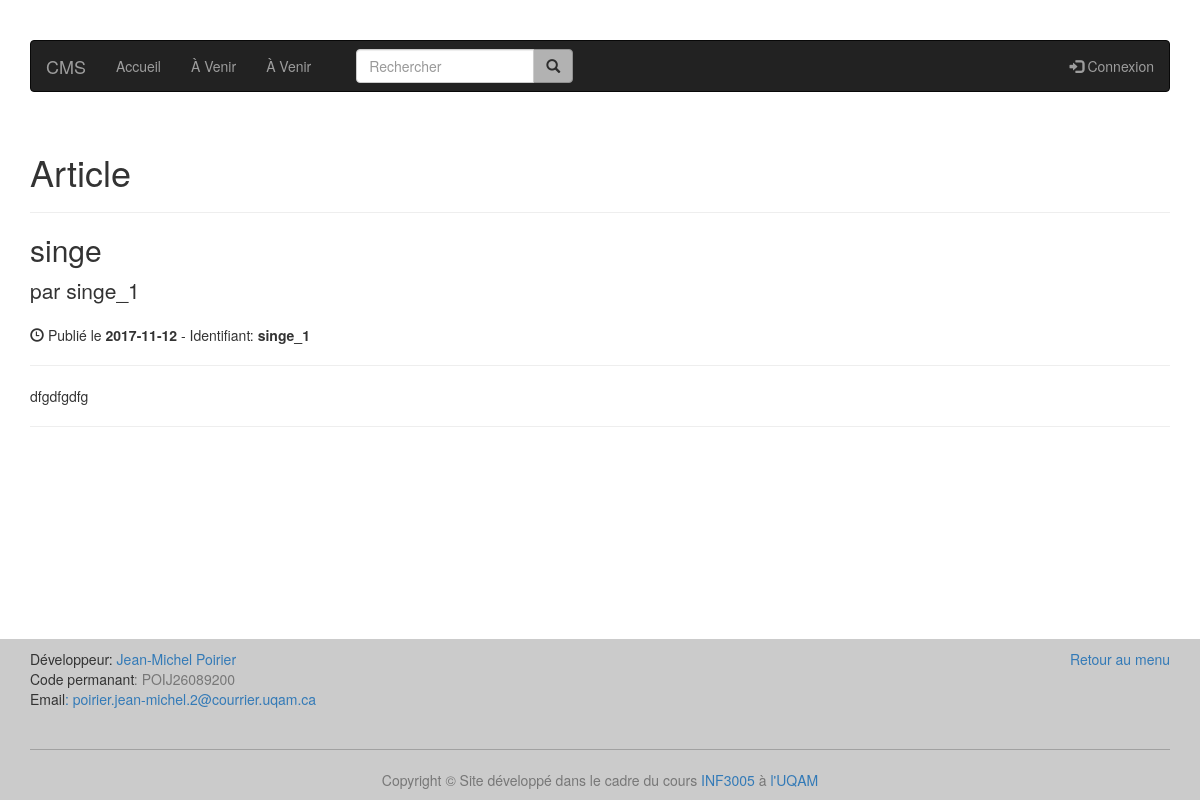
Page /article/singe_1 on the committed database.
### tables this page shows
CREATE TABLE article (
  id integer primary key,
  titre varchar(100),
  identifiant varchar(50),
  auteur varchar(100),
  date_publication text,
  paragraphe varchar(500)
);

### index.py (the view)
@app.route('/article/<ident>')
def article_page(ident):
    article = get_db().get_article(ident)
    username = username_session()
    if article is None:
        return render_template('404.html', username=username), 404
    else:
        return render_template('article.html', article=article, username=username)

### article.py (called while the page is built)
    def get_article(self, ident):
        cursor = self.get_connection_row().cursor()
        cursor.execute("SELECT id, titre, identifiant, auteur, "
                       "date_publication, paragraphe "
                       "FROM article WHERE date_publication < date('now')"
                       "AND identifiant = ?", (ident,))
        article = cursor.fetchone()
        return article

### database.py (called while the page is built)
    def get_connection_row(self):
        if self.connection is None:
            self.connection = sqlite3.connect('db/db.db')
            self.connection.row_factory = sqlite3.Row
        return self.connection

    def disconnect(self):
        if self.connection is not None:
            self.connection.close()

### index.py (called while the page is built)
def get_db():
    db = getattr(g, '_database', None)
    if db is None:
        g._database = Article()
    return g._database

@app.teardown_appcontext
def close_connection(exception):
    db = getattr(g, '_database', None)
    if db is not None:
        db.disconnect()

def username_session():
    username = None
    if "id" in session:
        username = get_db().get_session(session["id"])
    return username

### templates/article.html (shortened to what this page needs)
{% extends "layout.html" %}
{% block content %}
    <h1>Article</h1>
    <hr class="divider">
        <h2>
            {{ article["titre"] }}
        </h2>
        <p class="lead">
            par {{ article['auteur'] }}
        </p>
        <p><span class="glyphicon glyphicon-time"></span> Publié le <strong>{{ article["date_publication"] }}</strong> - Identifiant: <strong>{{ article["identifiant"] }}</strong></p>
        <hr>
        <p>{{ article['paragraphe' ]}}</p>
        <hr>
{% endblock %}

### rows in the picture
article: titre "singe", auteur "singe_1", date_publication "2017-11-12", identifiant "singe_1", paragraphe "dfgdfgdfg"
